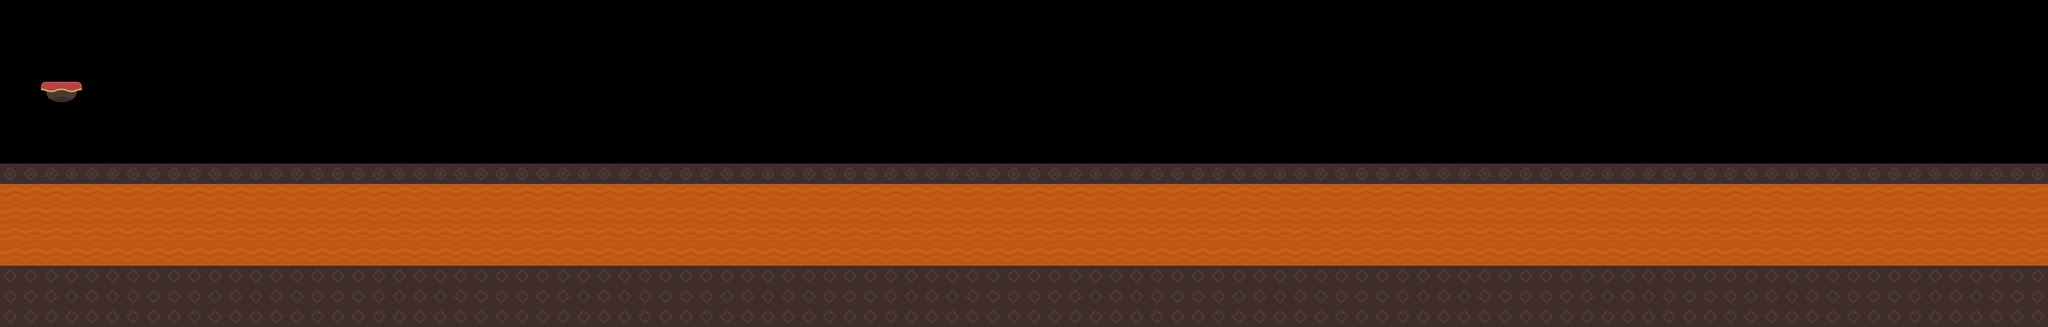

This is a level from a 2D game, rendered from its Tiled map with the project's own tilesets. A one-line summary and the complete map file follow:
An orthogonal 100x16 tile map with 64x64 px tiles, 1 tile layer (Tile Layer 1).

<map version="1.2" tiledversion="1.3.2" orientation="orthogonal" renderorder="right-down" compressionlevel="-1" width="100" height="16" tilewidth="64" tileheight="64" infinite="0" nextlayerid="2" nextobjectid="1">
 <editorsettings>
  <export target="map.json" format="json" />
 </editorsettings>
 <tileset firstgid="1" name="tiles" tilewidth="64" tileheight="64" tilecount="374" columns="22">
  <image source="newTiles.png" width="1408" height="1088" />
 </tileset>
 <layer id="1" name="Tile Layer 1" width="100" height="16" opacity="0.84">
  <data encoding="csv">
0,0,0,0,0,0,0,0,0,0,0,0,0,0,0,0,0,0,0,0,0,0,0,0,0,0,0,0,0,0,0,0,0,0,0,0,0,0,0,0,0,0,0,0,0,0,0,0,0,0,0,0,0,0,0,0,0,0,0,0,0,0,0,0,0,0,0,0,0,0,0,0,0,0,0,0,0,0,0,0,0,0,0,0,0,0,0,0,0,0,0,0,0,0,0,0,0,0,0,0,
0,0,0,0,0,0,0,0,0,0,0,0,0,0,0,0,0,0,0,0,0,0,0,0,0,0,0,0,0,0,0,0,0,0,0,0,0,0,0,0,0,0,0,0,0,0,0,0,0,0,0,0,0,0,0,0,0,0,0,0,0,0,0,0,0,0,0,0,0,0,0,0,0,0,0,0,0,0,0,0,0,0,0,0,0,0,0,0,0,0,0,0,0,0,0,0,0,0,0,0,
0,0,0,0,0,0,0,0,0,0,0,0,0,0,0,0,0,0,0,0,0,0,0,0,0,0,0,0,0,0,0,0,0,0,0,0,0,0,0,0,0,0,0,0,0,0,0,0,0,0,0,0,0,0,0,0,0,0,0,0,0,0,0,0,0,0,0,0,0,0,0,0,0,0,0,0,0,0,0,0,0,0,0,0,0,0,0,0,0,0,0,0,0,0,0,0,0,0,0,0,
0,0,0,0,0,0,0,0,0,0,0,0,0,0,0,0,0,0,0,0,0,0,0,0,0,0,0,0,0,0,0,0,0,0,0,0,0,0,0,0,0,0,0,0,0,0,0,0,0,0,0,0,0,0,0,0,0,0,0,0,0,0,0,0,0,0,0,0,0,0,0,0,0,0,0,0,0,0,0,0,0,0,0,0,0,0,0,0,0,0,0,0,0,0,0,0,0,0,0,0,
0,0,30,31,0,0,0,0,0,0,0,0,0,0,0,0,0,0,0,0,0,0,0,0,0,0,0,0,0,0,0,0,0,0,0,0,0,0,0,0,0,0,0,0,0,0,0,0,0,0,0,0,0,0,0,0,0,0,0,0,0,0,0,0,0,0,0,0,0,0,0,0,0,0,0,0,0,0,0,0,0,0,0,0,0,0,0,0,0,0,0,0,0,0,0,0,0,0,0,0,
0,0,0,0,0,0,0,0,0,0,0,0,0,0,0,0,0,0,0,0,0,0,0,0,0,0,0,0,0,0,0,0,0,0,0,0,0,0,0,0,0,0,0,0,0,0,0,0,0,0,0,0,0,0,0,0,0,0,0,0,0,0,0,0,0,0,0,0,0,0,0,0,0,0,0,0,0,0,0,0,0,0,0,0,0,0,0,0,0,0,0,0,0,0,0,0,0,0,0,0,
0,0,0,0,0,0,0,0,0,0,0,0,0,0,0,0,0,0,0,0,0,0,0,0,0,0,0,0,0,0,0,0,0,0,0,0,0,0,0,0,0,0,0,0,0,0,0,0,0,0,0,0,0,0,0,0,0,0,0,0,0,0,0,0,0,0,0,0,0,0,0,0,0,0,0,0,0,0,0,0,0,0,0,0,0,0,0,0,0,0,0,0,0,0,0,0,0,0,0,0,
0,0,0,0,0,0,0,0,0,0,0,0,0,0,0,0,0,0,0,0,0,0,0,0,0,0,0,0,0,0,0,0,0,0,0,0,0,0,0,0,0,0,0,0,0,0,0,0,0,0,0,0,0,0,0,0,0,0,0,0,0,0,0,0,0,0,0,0,0,0,0,0,0,0,0,0,0,0,0,0,0,0,0,0,0,0,0,0,0,0,0,0,0,0,0,0,0,0,0,0,
45,45,45,45,45,45,45,45,45,45,45,45,45,45,45,45,45,45,45,45,45,45,45,45,45,45,45,45,45,45,45,45,45,45,45,45,45,45,45,45,45,45,45,45,45,45,45,45,45,45,45,45,45,45,45,45,45,45,45,45,45,45,45,45,45,45,45,45,45,45,45,45,45,45,45,45,45,45,45,45,45,45,45,45,45,45,45,45,45,45,45,45,45,45,45,45,45,45,45,45,
312,312,312,312,312,312,312,312,312,312,312,312,312,312,312,312,312,312,312,312,312,312,312,312,312,312,312,312,312,312,312,312,312,312,312,312,312,312,312,312,312,312,312,312,312,312,312,312,312,312,312,312,312,312,312,312,312,312,312,312,312,312,312,312,312,312,312,312,312,312,312,312,312,312,312,312,312,312,312,312,312,312,312,312,312,312,312,312,312,312,312,312,312,312,312,312,312,312,312,312,
312,312,312,312,312,312,312,312,312,312,312,312,312,312,312,312,312,312,312,312,312,312,312,312,312,312,312,312,312,312,312,312,312,312,312,312,312,312,312,312,312,312,312,312,312,312,312,312,312,312,312,312,312,312,312,312,312,312,312,312,312,312,312,312,312,312,312,312,312,312,312,312,312,312,312,312,312,312,312,312,312,312,312,312,312,312,312,312,312,312,312,312,312,312,312,312,312,312,312,312,
312,312,312,312,312,312,312,312,312,312,312,312,312,312,312,312,312,312,312,312,312,312,312,312,312,312,312,312,312,312,312,312,312,312,312,312,312,312,312,312,312,312,312,312,312,312,312,312,312,312,312,312,312,312,312,312,312,312,312,312,312,312,312,312,312,312,312,312,312,312,312,312,312,312,312,312,312,312,312,312,312,312,312,312,312,312,312,312,312,312,312,312,312,312,312,312,312,312,312,312,
312,312,312,312,312,312,312,312,312,312,312,312,312,312,312,312,312,312,312,312,312,312,312,312,312,312,312,312,312,312,312,312,312,312,312,312,312,312,312,312,312,312,312,312,312,312,312,312,312,312,312,312,312,312,312,312,312,312,312,312,312,312,312,312,312,312,312,312,312,312,312,312,312,312,312,312,312,312,312,312,312,312,312,312,312,312,312,312,312,312,312,312,312,312,312,312,312,312,312,312,
23,23,23,23,23,23,23,23,23,23,23,23,23,23,23,23,23,23,23,23,23,23,23,23,23,23,23,23,23,23,23,23,23,23,23,23,23,23,23,23,23,23,23,23,23,23,23,23,23,23,23,23,23,23,23,23,23,23,23,23,23,23,23,23,23,23,23,23,23,23,23,23,23,23,23,23,23,23,23,23,23,23,23,23,23,23,23,23,23,23,23,23,23,23,23,23,23,23,23,23,
23,23,23,23,23,23,23,23,23,23,23,23,23,23,23,23,23,23,23,23,23,23,23,23,23,23,23,23,23,23,23,23,23,23,23,23,23,23,23,23,23,23,23,23,23,23,23,23,23,23,23,23,23,23,23,23,23,23,23,23,23,23,23,23,23,23,23,23,23,23,23,23,23,23,23,23,23,23,23,23,23,23,23,23,23,23,23,23,23,23,23,23,23,23,23,23,23,23,23,23,
23,23,23,23,23,23,23,23,23,23,23,23,23,23,23,23,23,23,23,23,23,23,23,23,23,23,23,23,23,23,23,23,23,23,23,23,23,23,23,23,23,23,23,23,23,23,23,23,23,23,23,23,23,23,23,23,23,23,23,23,23,23,23,23,23,23,23,23,23,23,23,23,23,23,23,23,23,23,23,23,23,23,23,23,23,23,23,23,23,23,23,23,23,23,23,23,23,23,23,23
</data>
 </layer>
</map>
